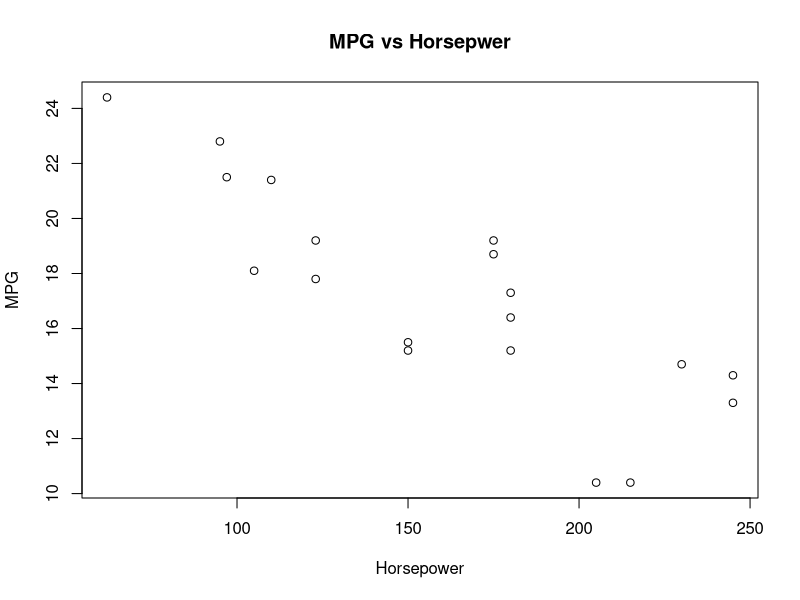
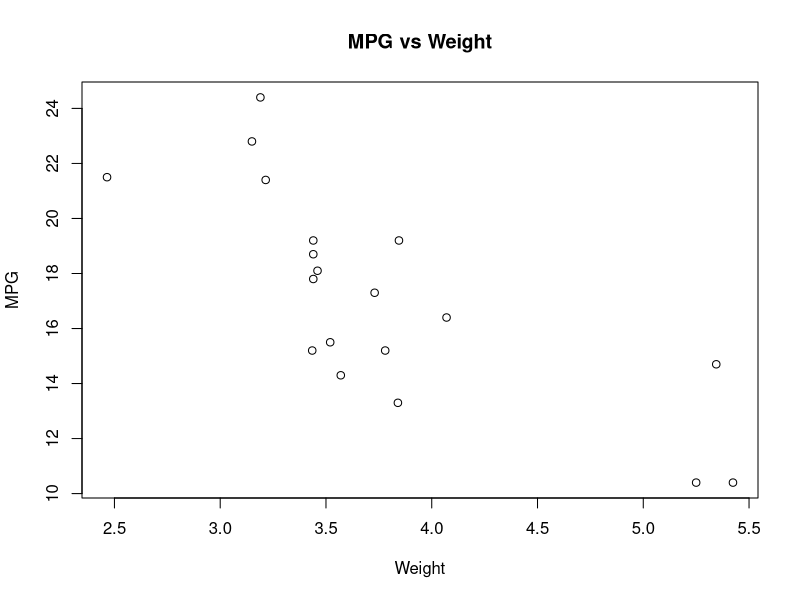
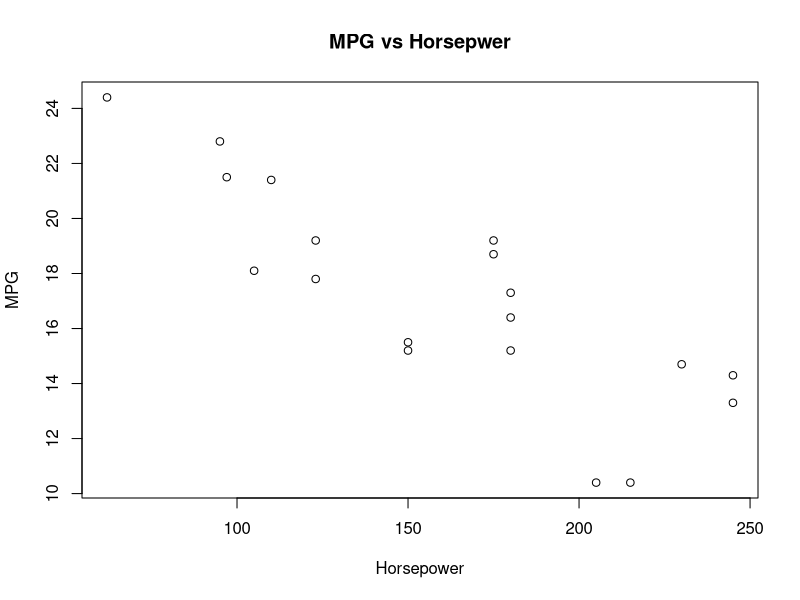
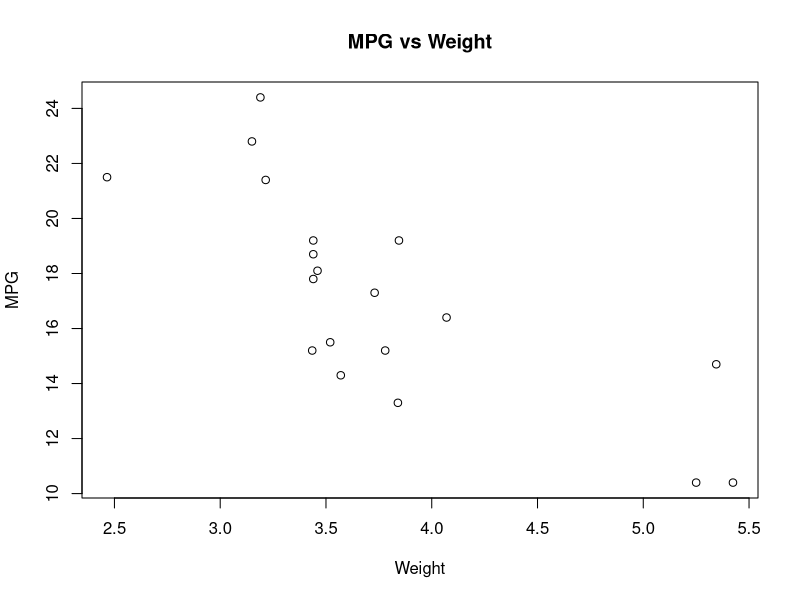

Source code (R) for these figures, in order:
#Library Calls
library(dplyr)

#loads the mtcars data set
data("mtcars")

#subsets the mtcars dataframe to include only **automatic transmissions**

data <- mtcars %>%
  filter(am == 0)

#saves this new subset as a new file called "automatic_mtcars.csv" in your Assignment_5 directory

write.csv(data, "./automatic_mtcars.csv")

#plots the effect of horsepower on miles-per-gallon (update plot to have meaningful labels and title)

plot(data$hp, data$mpg, xlab = "Horsepower", ylab= "MPG", main = "MPG vs Horsepwer")

#saves this plot as a png image called "mpg_vs_hp_auto.png" in your Assignment_5 directory

png("mpg_vs_hp_auto.png")

plot(data$hp, data$mpg, xlab = "Horsepower", ylab= "MPG", main = "MPG vs Horsepwer")

dev.off()

#plots the effect of weight on miles-per-gallon (with improved labels, again)

plot(data$wt, data$mpg, main = "MPG vs Weight", xlab = "Weight", ylab = "MPG")

#saves this second plot as a **tiff** image called "mpg_vs_wt_auto.tiff" in your Assignment_5 directory

tiff("mpg_vs_wt_auto.tiff")

plot(data$wt, data$mpg, main = "MPG vs Weight", xlab = "Weight", ylab = "MPG")

dev.off()

#subsets the original mtcars dataframe to include only cars with displacements less than or equal to 200 cu.in.

data2 <- mtcars %>%
  filter(disp <= 200)

#saves that new subset as a csv file called mtcars_max200_displ.csv

write.csv(data, "mtcars_max200_dislp.csv")

#includes code to calculate the maximum horsepower for each of the three dataframes (original, automatic, max200)

max.o <- max(mtcars$hp)
max.a <- max(data$hp)
max.d <- max(data2$hp)

#prints these calculations (from task 10) in a readable format to a new plaintext file called hp_maximums.txt
filename <- "hp_maximums.txt"
cat(max.o,file= filename, sep = "\n")
cat(max.a,file= filename, sep = "\n", append = T)
cat(max.d,file= filename,append=TRUE)
